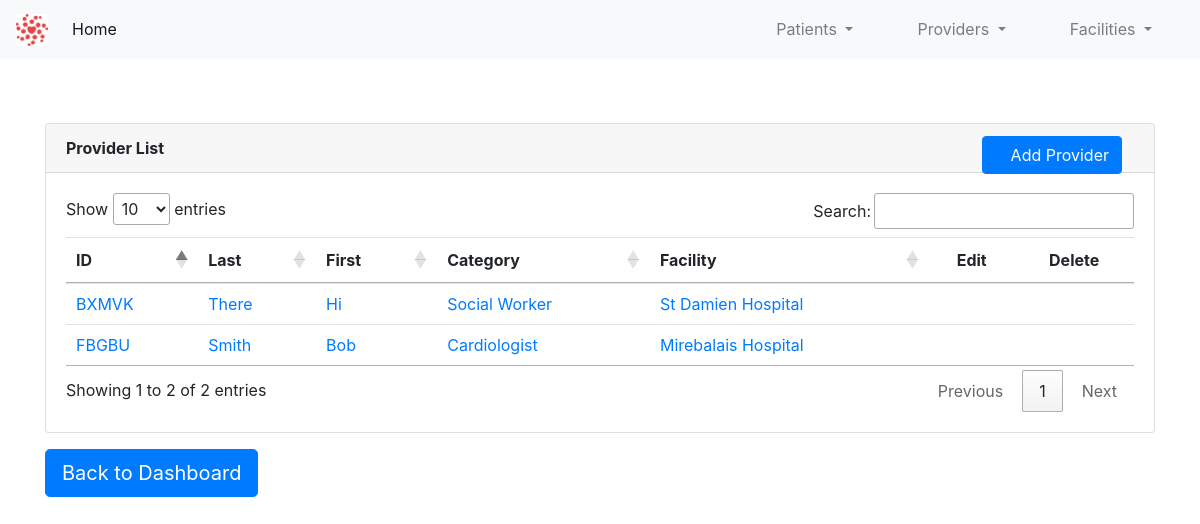
The page /providers/ on the database as committed earlier.
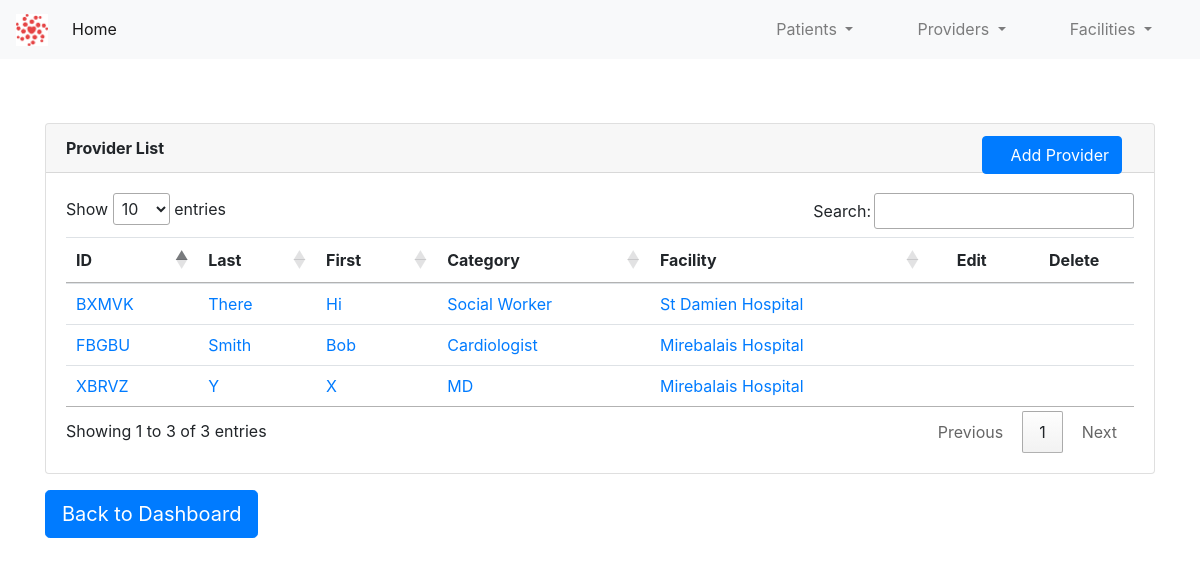
The same page on the database as committed later.
### app/providers/provider_model.py (models this page shows, shortened)
class Provider(db.Model):
    id = db.Column(db.Integer, primary_key=True)
    first_name = db.Column(db.String(30), index=True, nullable=False, info={'label': 'First Name'})
    last_name = db.Column(db.String(30), index=True, nullable=False, info={'label': 'Last Name'})
    provider_id = db.Column(db.String(10), index=True)
    provider_category_id = db.Column(db.Integer, db.ForeignKey('provider_category.id'))
    provider_facility_id = db.Column(db.Integer, db.ForeignKey('facility.id'))
    provider_category = db.relationship(ProviderCategory)
    provider_facility = db.relationship(Facility)

class ProviderCategory(db.Model):
    id = db.Column(db.Integer, primary_key=True)
    code_name = db.Column(db.String(30), index=True, nullable=False)
    name = db.Column(db.String(60), index=True, nullable=False)
    def __str__(self):
        return self.name

### app/facilities/facility_model.py (models this page shows, shortened)
class Facility(db.Model):
    id = db.Column(db.Integer, primary_key=True)
    facility_name = db.Column(db.String(30), index=True, nullable=False, info={'label': 'Facility Name'})
    facility_id = db.Column(db.String(10), index=True)
    facility_category_id = db.Column(db.Integer, db.ForeignKey('facility_category.id'))
    facility_category = db.relationship(FacilityCategory)
    def __str__(self):
        return self.facility_name

### app/providers/provider.py (the view)
@provider_bp.route('/')
def view_provider_list():
    provider_list = Provider.query.all()
    return render_template('providers.html', title="Provider List", provider_list=provider_list)

### app/providers/templates/providers.html (shortened to what this page needs)
{% extends "base.html" %}
{% block content %}
    <div class="container" style="margin-top: 4rem">
        <div class="card">
          <div class="card-header">
              <b>Provider List</b>
              <a class="btn btn-primary" href="/providers/new" role="button" style="position: absolute; right: 2rem">
                      &emsp;Add Provider
              </a>
          </div>
          <div class="card-body">
              <table class="table table-hover table-sm" id="provider-list-table">
                  <thead>
                    <tr>
                      <th scope="col">ID</th>
                      <th scope="col">Last</th>
                      <th scope="col">First</th>
                      <th scope="col">Category</th>
                      <th scope="col">Facility</th>
                      <th style="text-align: center; vertical-align: middle" scope="col" class="no-sort">Edit</th>
                      <th style="text-align: center; vertical-align: middle" scope="col" class="no-sort">Delete</th>
                    </tr>
                  </thead>
                  <tbody>
                  {% for provider in provider_list %}
                    <tr>
                      <td><a href="/providers/view/{{provider.provider_id}}">{{ provider.provider_id }}</a></td>
                      <td><a href="/providers/view/{{provider.provider_id}}">{{ provider.last_name }}</a></td>
                      <td><a href="/providers/view/{{provider.provider_id}}">{{ provider.first_name }}</a></td>
                      <td><a href="/providers/view/{{provider.provider_id}}">{{ provider.provider_category }}</a></td>
                      <td><a href="/providers/view/{{provider.provider_id}}">{{ provider.provider_facility }}</a></td>
                        <td style="text-align: center; vertical-align: middle"><a href="/providers/edit/{{provider.provider_id}}"></a></td>
                        <td style="text-align: center; vertical-align: middle"><a href="/providers/delete/{{ provider.provider_id }}"></a></td>
                    </tr>
                  {% endfor %}
                  </tbody>
              </table>
          </div>
        </div>
        <a class="btn btn-primary btn-lg mt-3" href="/index" role="button">
              Back to Dashboard</a>
    </div>
{% endblock %}

Rows that differ between the two databases and show on the page:
added Provider: provider_id "XBRVZ", last_name "Y", first_name "X", provider_category "MD", provider_facility "Mirebalais Hospital"
Other text that changed with them:
text written by a page script: "Show entries Search: Showing 1 to 2 of 2 entries Previous 1 Next" → "Show entries Search: Showing 1 to 3 of 3 entries Previous 1 Next"
